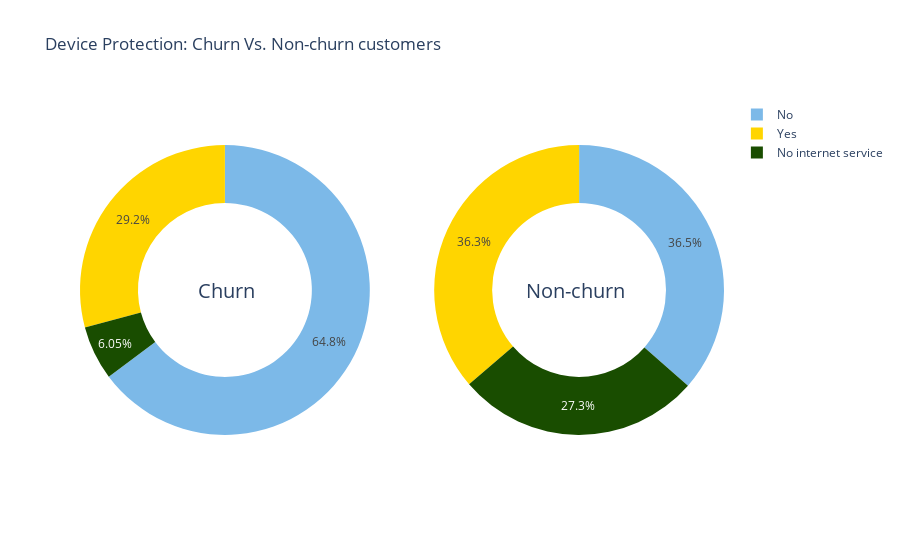

Notebook code cell kept with this figure:
### Markdown cell above
Let's plot people with/without internet service.

### Code cell
make_pies('DeviceProtection', 'Device Protection')

### Figure 1 — Plotly figure (JSON) as saved in the notebook; plotly's stock layout.template omitted (floating-point values rounded to 4 significant figures)
{"data": [{"domain": {"x": [0.0, 0.45], "y": [0.0, 1.0]}, "hole": 0.6, "hoverinfo": "label+value", "labels": ["No", "Yes", "No internet service"], "marker": {"colors": ["rgb(124,185,232)", "rgb(255,213,0)", "rgb(25,77,0)", "rgb(255,126,0)", "rgb(153,255,102)"]}, "name": "Churn", "type": "pie", "values": [1211, 545, 113]}, {"domain": {"x": [0.55, 1.0], "y": [0.0, 1.0]}, "hole": 0.6, "hoverinfo": "label+value", "labels": ["No", "Yes", "No internet service"], "marker": {"colors": ["rgb(124,185,232)", "rgb(255,213,0)", "rgb(25,77,0)", "rgb(255,126,0)", "rgb(153,255,102)"]}, "name": "Non-churn", "type": "pie", "values": [1883, 1873, 1407]}], "layout": {"annotations": [{"font": {"size": 20}, "showarrow": false, "text": "Churn", "x": 0.18, "y": 0.5}, {"font": {"size": 20}, "showarrow": false, "text": "Non-churn", "x": 0.85, "y": 0.5}], "title": {"text": "Device Protection: Churn Vs. Non-churn customers"}}}
